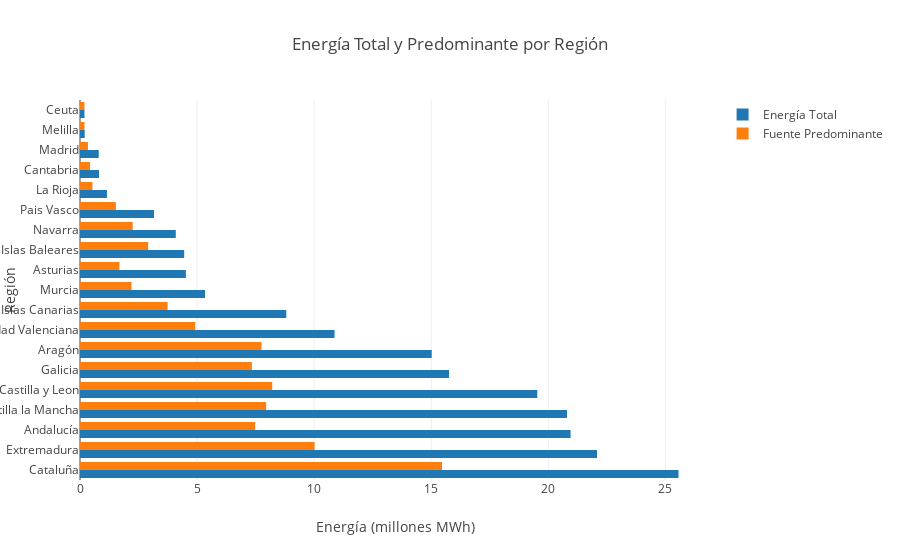

The code cell stored with this chart in its notebook:
### Code cell
def graficoTopRegiones(datosConsulta3: DataFrame): Unit = {
    
    // Extraer los datos del DataFrame
    val regiones = datosConsulta3.select("Region").as[String].collect.toSeq
    val energiaTotal = datosConsulta3.select("Energía_Total_por_Region_millones_MWh").as[Double].collect.toSeq
    val energiaPredominante = datosConsulta3.select("Energía_de_Fuente_Predominante_millones_MWh").as[Double].collect.toSeq

    // Traza para la energía total
    val traceTotal = Bar(
      x = energiaTotal,
      y = regiones,
      name = "Energía Total",
      orientation = Orientation.Horizontal
    )

    // Traza para la energía predominante
    val tracePredominante = Bar(
      x = energiaPredominante,
      y = regiones,
      name = "Fuente Predominante",
      orientation = Orientation.Horizontal
    )

    // Configuración del diseño del gráfico
    val layout = Layout(
      title = "Energía Total y Predominante por Región",
      barmode = BarMode.Group,
      xaxis = Axis(title = "Energía (millones MWh)"),
      yaxis = Axis(title = "Región")
    )

    // Renderizar el gráfico
    plot(Seq(traceTotal, tracePredominante), layout)
}

graficoTopRegiones(dataRegiones)

### Figure 1 — Plotly figure (JSON) as saved in the notebook; plotly's stock layout.template omitted (floating-point values rounded to 4 significant figures)
{"data": [{"name": "Energía Total", "orientation": "h", "type": "bar", "x": [25.56, 22.08, 20.95, 20.8, 19.53, 15.76, 15.02, 10.87, 8.81, 5.34, 4.52, 4.45, 4.09, 3.16, 1.15, 0.81, 0.8, 0.2, 0.19], "y": ["Cataluña", "Extremadura", "Andalucía", "Castilla la Mancha", "Castilla y Leon", "Galicia", "Aragón", "Comunidad Valenciana", "Islas Canarias", "Murcia", "Asturias", "Islas Baleares", "Navarra", "Pais Vasco", "La Rioja", "Cantabria", "Madrid", "Melilla", "Ceuta"]}, {"name": "Fuente Predominante", "orientation": "h", "type": "bar", "x": [15.46, 10.02, 7.48, 7.95, 8.21, 7.34, 7.75, 4.92, 3.74, 2.2, 1.68, 2.91, 2.25, 1.53, 0.53, 0.43, 0.34, 0.19, 0.19], "y": ["Cataluña", "Extremadura", "Andalucía", "Castilla la Mancha", "Castilla y Leon", "Galicia", "Aragón", "Comunidad Valenciana", "Islas Canarias", "Murcia", "Asturias", "Islas Baleares", "Navarra", "Pais Vasco", "La Rioja", "Cantabria", "Madrid", "Melilla", "Ceuta"]}], "layout": {"autosize": true, "barmode": "group", "title": {"text": "Energía Total y Predominante por Región"}, "xaxis": {"autorange": true, "range": [0, 26.91], "title": {"text": "Energía (millones MWh)"}, "type": "linear"}, "yaxis": {"autorange": true, "range": [-0.5, 18.5], "title": {"text": "Región"}, "type": "category"}}}
